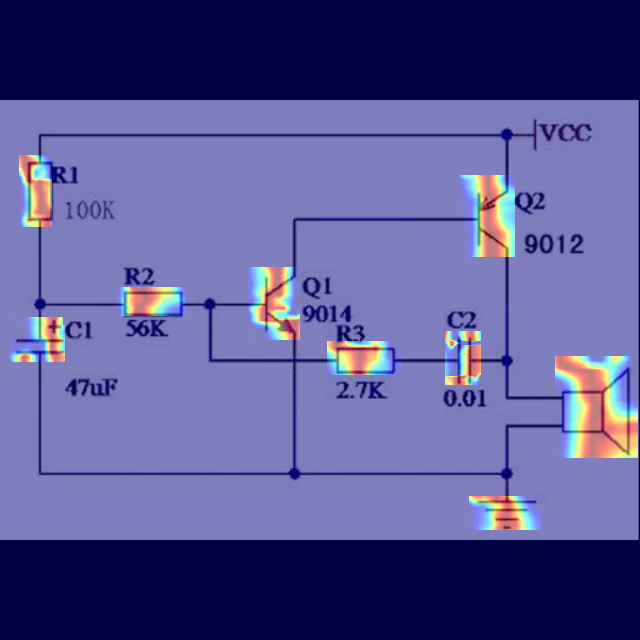

Recreate this plot in Python.
import warnings
warnings.filterwarnings('ignore')
warnings.simplefilter('ignore')
import torch, yaml, cv2, os, shutil, sys
import numpy as np
np.random.seed(0)
import matplotlib.pyplot as plt
from tqdm import trange
from PIL import Image
from ultralytics.nn.tasks import attempt_load_weights
from ultralytics.utils.torch_utils import intersect_dicts
from ultralytics.utils.ops import xywh2xyxy, non_max_suppression
from pytorch_grad_cam import GradCAMPlusPlus, GradCAM, XGradCAM, EigenCAM, HiResCAM, LayerCAM, RandomCAM, EigenGradCAM
from pytorch_grad_cam.utils.image import show_cam_on_image, scale_cam_image
from pytorch_grad_cam.activations_and_gradients import ActivationsAndGradients

def letterbox(im, new_shape=(640, 640), color=(114, 114, 114), auto=True, scaleFill=False, scaleup=True, stride=32):
    # Resize and pad image while meeting stride-multiple constraints
    shape = im.shape[:2]  # current shape [height, width]
    if isinstance(new_shape, int):
        new_shape = (new_shape, new_shape)

    # Scale ratio (new / old)
    r = min(new_shape[0] / shape[0], new_shape[1] / shape[1])
    if not scaleup:  # only scale down, do not scale up (for better val mAP)
        r = min(r, 1.0)

    # Compute padding
    ratio = r, r  # width, height ratios
    new_unpad = int(round(shape[1] * r)), int(round(shape[0] * r))
    dw, dh = new_shape[1] - new_unpad[0], new_shape[0] - new_unpad[1]  # wh padding
    if auto:  # minimum rectangle
        dw, dh = np.mod(dw, stride), np.mod(dh, stride)  # wh padding
    elif scaleFill:  # stretch
        dw, dh = 0.0, 0.0
        new_unpad = (new_shape[1], new_shape[0])
        ratio = new_shape[1] / shape[1], new_shape[0] / shape[0]  # width, height ratios

    dw /= 2  # divide padding into 2 sides
    dh /= 2

    if shape[::-1] != new_unpad:  # resize
        im = cv2.resize(im, new_unpad, interpolation=cv2.INTER_LINEAR)
    top, bottom = int(round(dh - 0.1)), int(round(dh + 0.1))
    left, right = int(round(dw - 0.1)), int(round(dw + 0.1))
    im = cv2.copyMakeBorder(im, top, bottom, left, right, cv2.BORDER_CONSTANT, value=color)  # add border
    return im, ratio, (dw, dh)

class ActivationsAndGradients:
    """ Class for extracting activations and
    registering gradients from targetted intermediate layers """

    def __init__(self, model, target_layers, reshape_transform):
        self.model = model
        self.gradients = []
        self.activations = []
        self.reshape_transform = reshape_transform
        self.handles = []
        for target_layer in target_layers:
            self.handles.append(
                target_layer.register_forward_hook(self.save_activation))
            # Because of https://github.com/pytorch/pytorch/issues/61519,
            # we don't use backward hook to record gradients.
            self.handles.append(
                target_layer.register_forward_hook(self.save_gradient))

    def save_activation(self, module, input, output):
        activation = output

        if self.reshape_transform is not None:
            activation = self.reshape_transform(activation)
        self.activations.append(activation.cpu().detach())

    def save_gradient(self, module, input, output):
        if not hasattr(output, "requires_grad") or not output.requires_grad:
            # You can only register hooks on tensor requires grad.
            return

        # Gradients are computed in reverse order
        def _store_grad(grad):
            if self.reshape_transform is not None:
                grad = self.reshape_transform(grad)
            self.gradients = [grad.cpu().detach()] + self.gradients

        output.register_hook(_store_grad)

    def post_process(self, result):
        logits_ = result[:, 4:]
        boxes_ = result[:, :4]
        sorted, indices = torch.sort(logits_.max(1)[0], descending=True)
        return torch.transpose(logits_[0], dim0=0, dim1=1)[indices[0]], torch.transpose(boxes_[0], dim0=0, dim1=1)[indices[0]], xywh2xyxy(torch.transpose(boxes_[0], dim0=0, dim1=1)[indices[0]]).cpu().detach().numpy()
  
    def __call__(self, x):
        self.gradients = []
        self.activations = []
        model_output = self.model(x)
        post_result, pre_post_boxes, post_boxes = self.post_process(model_output[0])
        return [[post_result, pre_post_boxes]]

    def release(self):
        for handle in self.handles:
            handle.remove()

class yolov8_target(torch.nn.Module):
    def __init__(self, ouput_type, conf, ratio) -> None:
        super().__init__()
        self.ouput_type = ouput_type
        self.conf = conf
        self.ratio = ratio
    
    def forward(self, data):
        post_result, pre_post_boxes = data
        result = []
        for i in trange(int(post_result.size(0) * self.ratio)):
            if float(post_result[i].max()) < self.conf:
                break
            if self.ouput_type == 'class' or self.ouput_type == 'all':
                result.append(post_result[i].max())
            elif self.ouput_type == 'box' or self.ouput_type == 'all':
                for j in range(4):
                    result.append(pre_post_boxes[i, j])
        return sum(result)

class yolov8_heatmap:
    def __init__(self, weight, device, method, layer, backward_type, conf_threshold, ratio, show_box, renormalize):
        device = torch.device(device)
        ckpt = torch.load(weight)
        model_names = ckpt['model'].names
        model = attempt_load_weights(weight, device)
        model.info()
        for p in model.parameters():
            p.requires_grad_(True)
        model.eval()
        
        target = yolov8_target(backward_type, conf_threshold, ratio)
        target_layers = [model.model[l] for l in layer]
        method = eval(method)(model, target_layers, use_cuda=device.type == 'cuda')
        method.activations_and_grads = ActivationsAndGradients(model, target_layers, None)
        
        colors = np.random.uniform(0, 255, size=(len(model_names), 3)).astype(np.int_)
        self.__dict__.update(locals())
    
    def post_process(self, result):
        result = non_max_suppression(result, conf_thres=self.conf_threshold, iou_thres=0.65)[0]
        return result

    def draw_detections(self, box, color, name, img):
        xmin, ymin, xmax, ymax = list(map(int, list(box)))
        cv2.rectangle(img, (xmin, ymin), (xmax, ymax), tuple(int(x) for x in color), 2)
        cv2.putText(img, str(name), (xmin, ymin - 5), cv2.FONT_HERSHEY_SIMPLEX, 0.8, tuple(int(x) for x in color), 2, lineType=cv2.LINE_AA)
        return img

    def renormalize_cam_in_bounding_boxes(self, boxes, image_float_np, grayscale_cam):
        """Normalize the CAM to be in the range [0, 1] 
        inside every bounding boxes, and zero outside of the bounding boxes. """
        renormalized_cam = np.zeros(grayscale_cam.shape, dtype=np.float32)
        for x1, y1, x2, y2 in boxes:
            x1, y1 = max(x1, 0), max(y1, 0)
            x2, y2 = min(grayscale_cam.shape[1] - 1, x2), min(grayscale_cam.shape[0] - 1, y2)
            renormalized_cam[y1:y2, x1:x2] = scale_cam_image(grayscale_cam[y1:y2, x1:x2].copy())    
        renormalized_cam = scale_cam_image(renormalized_cam)
        eigencam_image_renormalized = show_cam_on_image(image_float_np, renormalized_cam, use_rgb=True)
        return eigencam_image_renormalized
    
    def process(self, img_path, save_path):
        save_path = 'E:/MYP/ultralytics-main/heatmap'
        # img process
        img = cv2.imread(img_path)
        img = letterbox(img)[0]
        img = cv2.cvtColor(img, cv2.COLOR_BGR2RGB)
        img = np.float32(img) / 255.0
        tensor = torch.from_numpy(np.transpose(img, axes=[2, 0, 1])).unsqueeze(0).to(self.device)
        
        try:
            grayscale_cam = self.method(tensor, [self.target])
        except AttributeError as e:
            return
        
        grayscale_cam = grayscale_cam[0, :]
        cam_image = show_cam_on_image(img, grayscale_cam, use_rgb=True)
        
        pred = self.model(tensor)[0]
        pred = self.post_process(pred)
        if self.renormalize:
            cam_image = self.renormalize_cam_in_bounding_boxes(pred[:, :4].cpu().detach().numpy().astype(np.int32), img, grayscale_cam)
        if self.show_box:
            for data in pred:
                data = data.cpu().detach().numpy()
                cam_image = self.draw_detections(data[:4], self.colors[int(data[4:].argmax())], f'{self.model_names[int(data[4:].argmax())]} {float(data[4:].max()):.2f}', cam_image)
        
        cam_image = Image.fromarray(cam_image)
        cam_image.save(r'E:/MYP/ultralytics-main/heatmap.png')
    
    def __call__(self, img_path, save_path):
        save_path = 'E:/MYP/ultralytics-main/heatmap'
        # remove dir if exist
        if os.path.exists(save_path):
            shutil.rmtree(save_path)
        # make dir if not exist
        os.makedirs(save_path, exist_ok=True)

        if os.path.isdir(img_path):
            for img_path_ in os.listdir(img_path):
                self.process(f'{img_path}/{img_path_}', f'{save_path}/{img_path_}')
        else:
            self.process(img_path, f'{save_path}/result.png')
        
def get_params():
    params = {
        'weight': 'runs/train/v8s-asf2/weights/best.pt', # 现在只需要指定权重即可,不需要指定cfg
        'device': 'cuda:0',
        'method': 'HiResCAM', # GradCAMPlusPlus, GradCAM, XGradCAM, EigenCAM, HiResCAM, LayerCAM, RandomCAM, EigenGradCAM
        'layer': [10, 12, 14, 16, 18],
        'backward_type': 'class', # class, box, all
        'conf_threshold': 0.2, # 0.2
        'ratio': 0.02, # 0.02-0.1
        'show_box': False,
        'renormalize': True
    }
    return params

if __name__ == '__main__':
    model = yolov8_heatmap(**get_params())
    # model(r'/home/hjj/Desktop/dataset/dataset_visdrone/VisDrone2019-DET-test-dev/images/9999947_00000_d_0000026.jpg', 'result')
    model(r'E:/MYP/ultralytics-main/dataset/images/test/133.jpg', 'result')